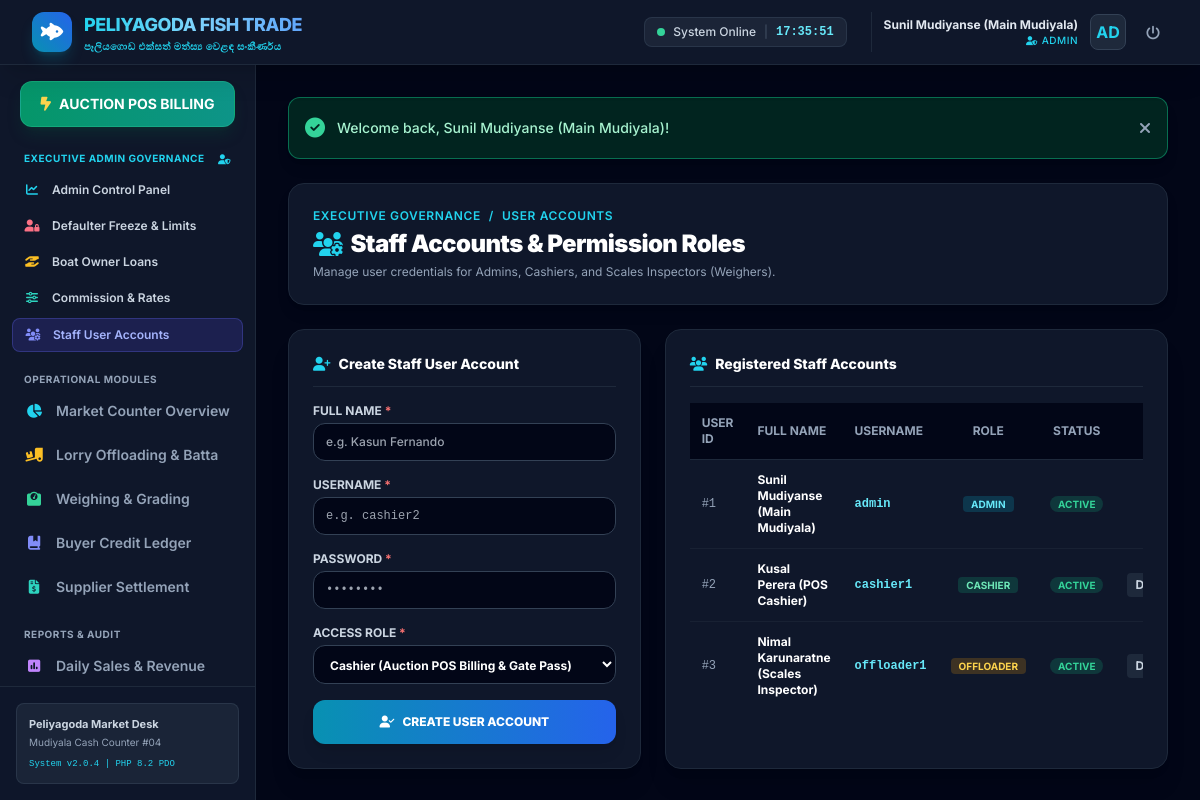
The app's page /index.php?page=admin_users (signed in) with its own data.
### tables this page shows
CREATE TABLE `users` (
  `id` INT AUTO_INCREMENT PRIMARY KEY,
  `username` VARCHAR(50) NOT NULL UNIQUE,
  `password_hash` VARCHAR(255) NOT NULL,
  `full_name` VARCHAR(100) NOT NULL,
  `role` ENUM('admin', 'cashier', 'offloader') NOT NULL DEFAULT 'cashier',
  `status` ENUM('active', 'inactive') NOT NULL DEFAULT 'active',
  `created_at` DATETIME DEFAULT CURRENT_TIMESTAMP
);

### views/admin/users/index.php (the view, shortened to what this page needs)
<?php
$db = getDB();
$stmtUsers = $db->query("SELECT * FROM users ORDER BY id ASC");
$users = $stmtUsers->fetchAll();
?>
<div class="space-y-6">
    <div class="flex flex-col sm:flex-row sm:items-center justify-between gap-4 bg-slate-900 p-6 rounded-2xl border border-slate-800 shadow-lg">
        <div>
            <div class="flex items-center space-x-2 text-xs font-semibold text-cyan-400 uppercase tracking-wider">
                <span>Executive Governance</span>
                <span>/</span>
                <span>User Accounts</span>
            </div>
            <h1 class="text-2xl font-black text-white tracking-tight mt-1 flex items-center gap-2">
                <i class="fa-solid fa-users-gear text-cyan-400"></i>
                <span>Staff Accounts & Permission Roles</span>
            </h1>
            <p class="text-xs text-slate-400 mt-1">
                Manage user credentials for Admins, Cashiers, and Scales Inspectors (Weighers).
            </p>
        </div>
    </div>
    <div class="grid grid-cols-1 lg:grid-cols-12 gap-6">
        <div class="lg:col-span-5 bg-slate-900 p-6 rounded-2xl border border-slate-800 shadow-xl space-y-4">
            <h3 class="text-sm font-extrabold text-white pb-3 border-b border-slate-800 flex items-center gap-2">
                <i class="fa-solid fa-user-plus text-cyan-400"></i>
                <span>Create Staff User Account</span>
            </h3>
            <form action="actions/admin/manage_users.php" method="POST" class="space-y-4">
                <div>
                    <label for="full_name" class="block text-xs font-bold text-slate-300 uppercase mb-1">
                        Full Name <span class="text-red-400">*</span>
                    </label>
                    <input type="text" id="full_name" name="full_name" required placeholder="e.g. Kasun Fernando"
                        class="block w-full py-2.5 px-3 border border-slate-700 rounded-xl bg-slate-950 text-white font-medium text-xs focus:outline-none focus:ring-2 focus:ring-cyan-500">
                </div>
                <div>
                    <label for="username" class="block text-xs font-bold text-slate-300 uppercase mb-1">
                        Username <span class="text-red-400">*</span>
                    </label>
                    <input type="text" id="username" name="username" required placeholder="e.g. cashier2"
                        class="block w-full py-2.5 px-3 border border-slate-700 rounded-xl bg-slate-950 text-white font-mono text-xs focus:outline-none focus:ring-2 focus:ring-cyan-500">
                </div>
                <div>
                    <label for="password" class="block text-xs font-bold text-slate-300 uppercase mb-1">
                        Password <span class="text-red-400">*</span>
                    </label>
                    <input type="password" id="password" name="password" required placeholder="••••••••"
                        class="block w-full py-2.5 px-3 border border-slate-700 rounded-xl bg-slate-950 text-white font-mono text-xs focus:outline-none focus:ring-2 focus:ring-cyan-500">
                </div>
                <div>
                    <label for="role" class="block text-xs font-bold text-slate-300 uppercase mb-1">
                        Access Role <span class="text-red-400">*</span>
                    </label>
                    <select id="role" name="role" required
                        class="block w-full py-2.5 px-3 border border-slate-700 rounded-xl bg-slate-950 text-white font-bold text-xs">
                        <option value="cashier">Cashier (Auction POS Billing & Gate Pass)</option>
                    </select>
                </div>
                <button type="submit"
                    class="w-full py-3.5 rounded-xl bg-gradient-to-r from-cyan-600 to-blue-600 hover:from-cyan-500 hover:to-blue-500 text-white font-extrabold text-xs shadow-lg transition-all flex items-center justify-center gap-2">
                    <i class="fa-solid fa-user-check"></i>
                    <span>CREATE USER ACCOUNT</span>
                </button>
            </form>
        </div>
        <div class="lg:col-span-7 bg-slate-900 p-6 rounded-2xl border border-slate-800 shadow-xl flex flex-col justify-between">
            <div>
                <h3 class="text-sm font-extrabold text-white pb-3 border-b border-slate-800 mb-4 flex items-center gap-2">
                    <i class="fa-solid fa-users text-cyan-400"></i>
                    <span>Registered Staff Accounts</span>
                </h3>
                <div class="overflow-x-auto max-h-[420px]">
                    <table class="w-full text-left text-xs">
                        <thead class="sticky top-0 bg-slate-950 text-slate-400 uppercase border-b border-slate-800">
                            <tr>
                                <th class="p-3">User ID</th>
                                <th class="p-3">Full Name</th>
                                <th class="p-3">Username</th>
                                <th class="p-3 text-center">Role</th>
                                <th class="p-3 text-center">Status</th>
                                <th class="p-3 text-right">Action</th>
                            </tr>
                        </thead>
                        <tbody class="divide-y divide-slate-800/60">
                            <?php foreach ($users as $u): ?>
                                <tr class="hover:bg-slate-800/40">
                                    <td class="p-3 font-mono text-slate-400">#<?= $u['id'] ?></td>
                                    <td class="p-3 font-bold text-white"><?= htmlspecialchars($u['full_name']) ?></td>
                                    <td class="p-3 font-mono font-bold text-cyan-300"><?= htmlspecialchars($u['username']) ?></td>
                                    <td class="p-3 text-center">
                                        <span class="px-2 py-0.5 rounded text-[10px] font-bold uppercase <?= $u['role'] === 'admin' ? 'bg-cyan-500/20 text-cyan-300' : ($u['role'] === 'cashier' ? 'bg-emerald-500/20 text-emerald-300' : 'bg-amber-500/20 text-amber-300') ?>">
                                            <?= $u['role'] ?>
                                        </span>
                                    </td>
                                    <td class="p-3 text-center">
                                        <span class="px-2 py-0.5 rounded-full text-[10px] font-bold uppercase <?= $u['status'] === 'active' ? 'bg-emerald-500/20 text-emerald-400' : 'bg-red-500/20 text-red-400' ?>">
                                            <?= $u['status'] ?>
                                        </span>
                                    </td>
                                    <td class="p-3 text-right">
                                        <?php if ($u['username'] !== 'admin'): ?>
                                            <form action="actions/admin/manage_users.php" method="POST" class="inline">
                                                <button type="submit" class="px-2 py-1 bg-slate-800 hover:bg-slate-700 text-xs font-bold rounded text-slate-300">
                                                    <?= $u['status'] === 'active' ? 'Deactivate' : 'Activate' ?>
                                                </button>
                                            </form>
                                        <?php endif; ?>
                                    </td>
                                </tr>
                            <?php endforeach; ?>
                        </tbody>
                    </table>
                </div>
            </div>
        </div>
    </div>
</div>

### records on screen
users: id "1", full_name "Sunil Mudiyanse (Main Mudiyala)", username "admin", role "ADMIN", status "ACTIVE"
users: id "2", full_name "Kusal Perera (POS Cashier)", username "cashier1", role "CASHIER", status "ACTIVE", shows "Deactivate"
users: id "3", full_name "Nimal Karunaratne (Scales Inspector)", username "offloader1", role "OFFLOADER", status "ACTIVE", shows "Deactivate"

### other values on screen
$user['full_name'] "Sunil Mudiyanse (Main Mudiyala)"
$user['role'] "ADMIN"
substr($user['username'], 0, 2) "AD"
APP_VERSION "2.0.4"
$flash['message'] "Welcome back, Sunil Mudiyanse (Main Mudiyala)!"
